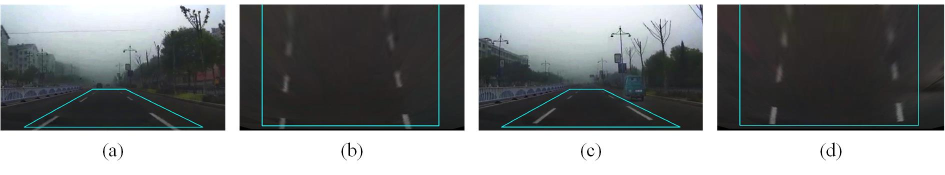
#> input picture images/ROI.jpg, 1890 x 350 px (shown at 1/2 size)
$ python -i lane_detection.py   (imports and definitions only)   (Python 2 division)   (older library calls are emulated)
#> lines starting #> are read from the running program, lines starting #| are printed output that depends on the picture; after the words box and inside, x2 and y2 are one past the last pixel; in counts of white or black regions, pixels touching at a corner belong together
import numpy as np
import cv2
import time
from threading import Thread
from Queue import Queue

# defualt video number, if you want to process the "fog_video.mp4", change video_index to 1
video_index = 0

# the result of lane detection, we add the road to the main frame
road = np.zeros((720, 1280, 3))

# A flag which means the process is started
started = 0

# Pipeline combining color and gradient thresholding
def thresholding_pipeline(img, s_thresh=(90, 255), sxy_thresh=(20, 100)):

    img = np.copy(img)
    # 1: Convert to HSV color space and separate the V channel
    hls = cv2.cvtColor(img, cv2.COLOR_RGB2HLS).astype(np.float)
    h_channel = hls[:, :, 0]
    l_channel = hls[:, :, 1]
    s_channel = hls[:, :, 2]

    # 2: Calculate x directional gradient
    sobelx = cv2.Sobel(l_channel, cv2.CV_64F, 1, 0)  # Take the derivative in x
    abs_sobelx = np.absolute(sobelx)  # Absolute x derivative to accentuate lines away from horizontal
    scaled_sobelx = np.uint8(255 * abs_sobelx / np.max(abs_sobelx))
    sxbinary = np.zeros_like(scaled_sobelx)
    sxbinary[(scaled_sobelx >= sxy_thresh[0]) & (scaled_sobelx <= sxy_thresh[1])] = 1
    grad_thresh = sxbinary

    # 3: Color Threshold of s channel
    s_binary = np.zeros_like(s_channel)
    s_binary[(s_channel >= s_thresh[0]) & (s_channel <= s_thresh[1])] = 1

    # 4: Combine the two binary thresholds
    combined_binary = np.zeros_like(grad_thresh)
    combined_binary[(s_binary == 1) | (grad_thresh == 1)] = 1

    return combined_binary

# Apply perspective transformation to bird's eye view
def perspective_transform(img, src_mask, dst_mask):

    img_size = (img.shape[1], img.shape[0])
    src = np.float32(src_mask)
    dst = np.float32(dst_mask)
    M = cv2.getPerspectiveTransform(src, dst)
    warped_img = cv2.warpPerspective(img, M, img_size, flags=cv2.INTER_LINEAR)
    return warped_img


# Implement Sliding Windows and Fit a Polynomial
def sliding_windows(binary_warped, nwindows=9):

    histogram = np.sum(binary_warped[int(binary_warped.shape[0]/2):, :], axis=0)

    # Find the peak of the left and right halves of the histogram
    # These will be the starting point for the left and right lines
    midpoint = np.int(histogram.shape[0]/2)
    leftx_base = np.argmax(histogram[:midpoint])
    rightx_base = np.argmax(histogram[midpoint:]) + midpoint

    # Set height of windows
    window_height = np.int(binary_warped.shape[0]/nwindows)
    # Identify the x and y positions of all nonzero pixels in the image
    nonzero = binary_warped.nonzero()
    nonzeroy = np.array(nonzero[0])
    nonzerox = np.array(nonzero[1])
    # Current positions to be updated for each window
    leftx_current = leftx_base
    rightx_current = rightx_base
    # Set the width of the windows +/- margin
    margin = 100
    # Set minimum number of pixels found to recenter window
    minpix = 50
    # Create empty lists to receive left and right lane pixel indices
    left_lane_inds = []
    right_lane_inds = []

    # Step through the windows one by one
    for window in range(nwindows):
        # Identify window boundaries in x and y (and right and left)
        win_y_low = binary_warped.shape[0] - (window+1)*window_height
        win_y_high = binary_warped.shape[0] - window*window_height
        win_xleft_low = leftx_current - margin
        win_xleft_high = leftx_current + margin
        win_xright_low = rightx_current - margin
        win_xright_high = rightx_current + margin
        # Identify the nonzero pixels in x and y within the window
        good_left_inds = ((nonzeroy >= win_y_low) & (nonzeroy < win_y_high) & (nonzerox >= win_xleft_low) & (nonzerox < win_xleft_high)).nonzero()[0]
        good_right_inds = ((nonzeroy >= win_y_low) & (nonzeroy < win_y_high) & (nonzerox >= win_xright_low) & (nonzerox < win_xright_high)).nonzero()[0]
        # Append these indices to the lists
        left_lane_inds.append(good_left_inds)
        right_lane_inds.append(good_right_inds)
        # If you found > minpix pixels, recenter next window on their mean position
        if len(good_left_inds) > minpix:
            leftx_current = np.int(np.mean(nonzerox[good_left_inds]))
        if len(good_right_inds) > minpix:
            rightx_current = np.int(np.mean(nonzerox[good_right_inds]))

    # Concatenate the arrays of indices
    left_lane_inds = np.concatenate(left_lane_inds)
    right_lane_inds = np.concatenate(right_lane_inds)

    # Extract left and right line pixel positions
    leftx = nonzerox[left_lane_inds]
    lefty = nonzeroy[left_lane_inds]
    rightx = nonzerox[right_lane_inds]
    righty = nonzeroy[right_lane_inds]

    # Fit a second order polynomial to each
    left_fit = np.polyfit(lefty, leftx, 2)
    right_fit = np.polyfit(righty, rightx, 2)

    return left_fit, right_fit, lefty, leftx, righty, rightx


# Warp lane line projection back to original image
def project_lanelines(binary_warped, orig_img, left_fit, right_fit, dst_mask, src_mask):

    global road
    global started
    ploty = np.linspace(0, binary_warped.shape[0]-1, binary_warped.shape[0])
    left_fitx = left_fit[0]*ploty**2 + left_fit[1]*ploty + left_fit[2]
    right_fitx = right_fit[0]*ploty**2 + right_fit[1]*ploty + right_fit[2]

    # Create an image to draw the lines on
    warp_zero = np.zeros_like(binary_warped).astype(np.uint8)
    color_warp = np.dstack((warp_zero, warp_zero, warp_zero))

    # Recast the x and y points into usable format for cv2.fillPoly()
    pts_left = np.array([np.transpose(np.vstack([left_fitx, ploty]))])
    pts_right = np.array([np.flipud(np.transpose(np.vstack([right_fitx, ploty])))])
    pts = np.hstack((pts_left, pts_right))

    # Draw the lane onto the warped blank image
    cv2.fillPoly(color_warp, np.int_([pts]), (0, 255, 0))
    # Warp the blank back to original image space using inverse perspective matrix (Minv)
    warped_inv = perspective_transform(color_warp, dst_mask, src_mask)
    road = warped_inv
    started = 1

# Main process functions
def main_pipeline(input):

    # step 1 select the ROI, and we need to distort the image for fog_video
    if video_index == 0:
        image = input
        top_left = [540, 460]
        top_right = [754, 460]
        bottom_right = [1190, 670]
        bottom_left = [160, 670]
    else:
        mtx = np.array([[1.15396467e+03, 0.00000000e+00, 6.69708251e+02],[0.00000000e+00, 1.14802823e+03, 3.85661017e+02],
                       [0.00000000e+00, 0.00000000e+00, 1.00000000e+00]])
        dist = np.array([[-2.41026561e-01, -5.30262184e-02, -1.15775369e-03, -1.27924043e-04, 2.66417032e-02]])
        image = cv2.undistort(input, mtx, dist, None, mtx)
        top_left = [240, 270]
        top_right = [385, 270]
        bottom_right = [685, 402]
        bottom_left = [0, 402]
    src_mask = np.array([[(top_left[0], top_left[1]), (top_right[0], top_right[1]),
                          (bottom_right[0], bottom_right[1]), (bottom_left[0], bottom_left[1])]], np.int32)
    dst_mask = np.array([[(bottom_left[0], 0), (bottom_right[0], 0),
                          (bottom_right[0], bottom_right[1]), (bottom_left[0], bottom_left[1])]], np.int32)

    # Step 2 Thresholding: color and gradient thresholds to generate a binary image
    binary_image = thresholding_pipeline(image, s_thresh=(90, 255))

    # Step 3 Perspective transform on binary image:
    binary_warped = perspective_transform(binary_image, src_mask, dst_mask)

    # Step 4 Fit Polynomial
    left_fit, right_fit, lefty, leftx, righty, rightx = sliding_windows(binary_warped, nwindows=9)

    # Step 5 Project Lines
    project_lanelines(binary_warped, image, left_fit, right_fit, dst_mask, src_mask)

# [47 lines not run here, left out]

>>> import cv2
>>> picture = cv2.cvtColor(cv2.imread('images/ROI.jpg'), cv2.COLOR_BGR2RGB)
>>> result = main_pipeline(picture)
#> in thresholding_pipeline, `hls = cv2.cvtColor(img, cv2.COLOR_RGB2HLS).astype(np.float)`:
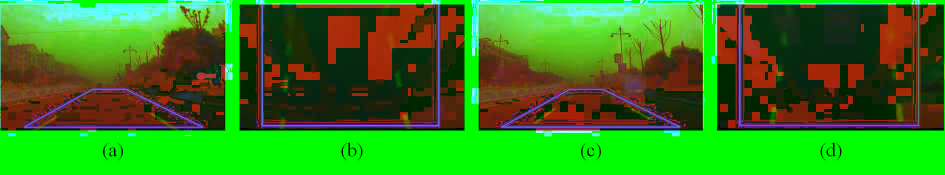
#> hls: shape (350, 1890, 3) float64 (shown at 1/2 size); mean R, G, B 52.9, 132.4, 27.3
#> in thresholding_pipeline, `h_channel = hls[:, :, 0]`:
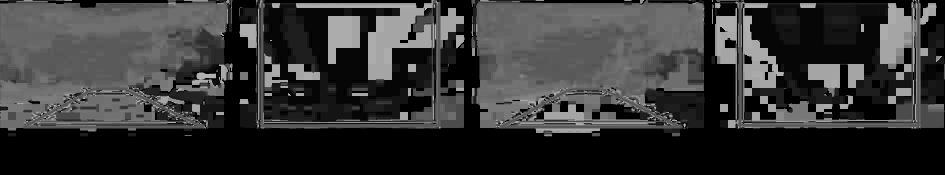
#> h_channel: shape (350, 1890) float64 (shown at 1/2 size); min 0, max 179, mean 52.9
#> in thresholding_pipeline, `s_channel = hls[:, :, 2]`:
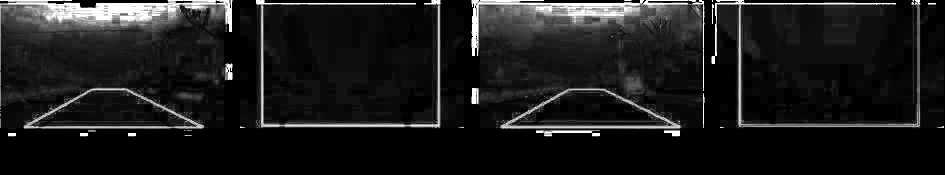
#> s_channel: shape (350, 1890) float64 (shown at 1/2 size); min 0, max 255, mean 27.3
#> in thresholding_pipeline, `sobelx = cv2.Sobel(l_channel, cv2.CV_64F, 1, 0)`:
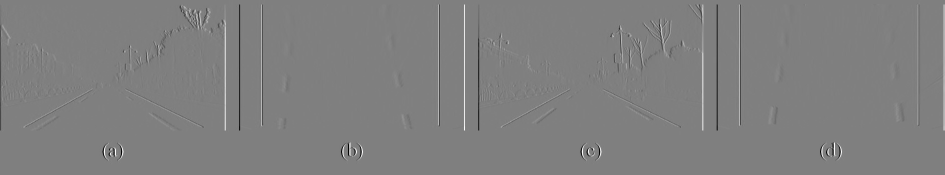
#> sobelx: shape (350, 1890) float64 (shown at 1/2 size); min -1020, max 1020, mean 0.2; drawn with min black and max white
#> in thresholding_pipeline, `abs_sobelx = np.absolute(sobelx)`:
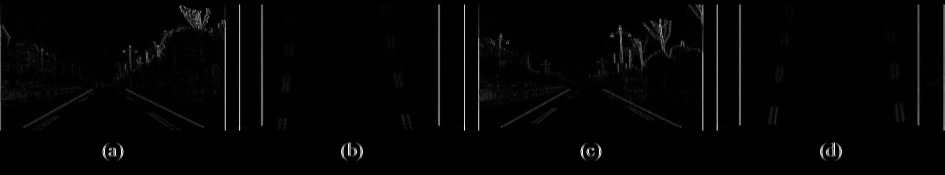
#> abs_sobelx: shape (350, 1890) float64 (shown at 1/2 size); min 0, max 1020, mean 16.2; drawn with min black and max white
#> in main_pipeline, `binary_image = thresholding_pipeline(image, s_thresh=(90, 255))`:
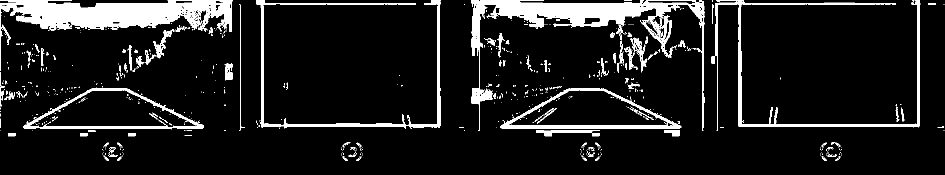
#> binary_image: shape (350, 1890) (shown at 1/2 size); values 0 (black) and 1 (white), 10% white; 858 white regions (740 under 20 px), largest, box (x1, y1, x2, y2) and area: (0, 0, 465, 142) 18984, (943, 0, 1409, 262) 16936, (1423, 0, 1841, 262) 5954
#> in perspective_transform, `warped_img = cv2.warpPerspective(img, M, img_size, flags=cv2.INTER_LIN..`: warped_img: shape (350, 1890); every value is 0
#> in sliding_windows, `histogram = np.sum(binary_warped[int(binary_warped.shape[0]/2):, :], a..`: histogram = 1890 values from 0 to 0
#> in sliding_windows, `leftx_base = np.argmax(histogram[:midpoint])`: leftx_base = 0
#> in sliding_windows, `rightx_base = np.argmax(histogram[midpoint:]) + midpoint`: rightx_base = 945
#> in sliding_windows, `nonzero = binary_warped.nonzero()`: nonzero = (empty array, empty array)
#> in sliding_windows, `nonzeroy = np.array(nonzero[0])`: nonzeroy = empty array
#> in sliding_windows, `leftx_current = leftx_base`: leftx_current = 0
#> in sliding_windows, `rightx_current = rightx_base`: rightx_current = 945
#> after the loop in sliding_windows, `for window in range(nwindows):`: left_lane_inds = [empty array, empty array, empty array, empty array, empty array, empty array, empty array, empty array, empty array]; right_lane_inds has the same summary as left_lane_inds
#> in sliding_windows, `left_lane_inds = np.concatenate(left_lane_inds)`: left_lane_inds = empty array
#> (the run stopped early here; a loop or call above may not have finished)
